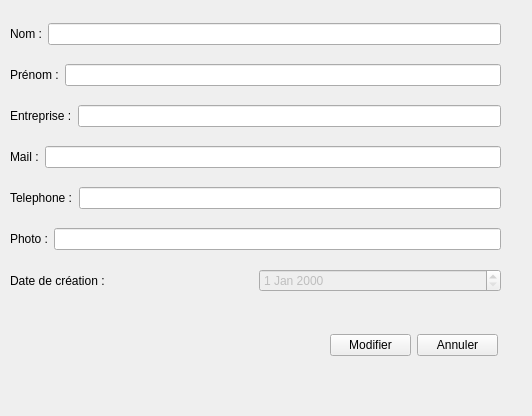
<?xml version="1.0" encoding="UTF-8"?>
<ui version="4.0">
 <class>ModificationContact</class>
 <widget class="QWidget" name="ModificationContact">
  <property name="geometry">
   <rect>
    <x>0</x>
    <y>0</y>
    <width>532</width>
    <height>416</height>
   </rect>
  </property>
  <property name="minimumSize">
   <size>
    <width>532</width>
    <height>416</height>
   </size>
  </property>
  <property name="maximumSize">
   <size>
    <width>532</width>
    <height>416</height>
   </size>
  </property>
  <property name="windowTitle">
   <string>Modification Contact</string>
  </property>
  <widget class="QWidget" name="verticalLayoutWidget">
   <property name="geometry">
    <rect>
     <x>10</x>
     <y>10</y>
     <width>491</width>
     <height>301</height>
    </rect>
   </property>
   <layout class="QVBoxLayout" name="verticalLayout">
    <item>
     <layout class="QHBoxLayout" name="horizontalLayout">
      <item>
       <widget class="QLabel" name="label">
        <property name="text">
         <string>Nom :</string>
        </property>
       </widget>
      </item>
      <item>
       <widget class="QLineEdit" name="NomEdit"/>
      </item>
     </layout>
    </item>
    <item>
     <layout class="QHBoxLayout" name="horizontalLayout_7">
      <item>
       <widget class="QLabel" name="label_7">
        <property name="text">
         <string>Prénom :</string>
        </property>
       </widget>
      </item>
      <item>
       <widget class="QLineEdit" name="PrenomEdit"/>
      </item>
     </layout>
    </item>
    <item>
     <layout class="QHBoxLayout" name="horizontalLayout_2">
      <item>
       <widget class="QLabel" name="label_2">
        <property name="text">
         <string>Entreprise :</string>
        </property>
       </widget>
      </item>
      <item>
       <widget class="QLineEdit" name="EntrepriseEdit"/>
      </item>
     </layout>
    </item>
    <item>
     <layout class="QHBoxLayout" name="horizontalLayout_3">
      <item>
       <widget class="QLabel" name="label_4">
        <property name="text">
         <string>Mail :</string>
        </property>
       </widget>
      </item>
      <item>
       <widget class="QLineEdit" name="MailEdit"/>
      </item>
     </layout>
    </item>
    <item>
     <layout class="QHBoxLayout" name="horizontalLayout_6">
      <item>
       <widget class="QLabel" name="label_6">
        <property name="text">
         <string>Telephone :</string>
        </property>
       </widget>
      </item>
      <item>
       <widget class="QLineEdit" name="TelEdit"/>
      </item>
     </layout>
    </item>
    <item>
     <layout class="QHBoxLayout" name="horizontalLayout_4">
      <item>
       <widget class="QLabel" name="label_3">
        <property name="text">
         <string>Photo :</string>
        </property>
       </widget>
      </item>
      <item>
       <widget class="QLineEdit" name="PhotoEdit"/>
      </item>
     </layout>
    </item>
    <item>
     <layout class="QHBoxLayout" name="horizontalLayout_5">
      <item>
       <widget class="QLabel" name="label_5">
        <property name="text">
         <string>Date de création :</string>
        </property>
       </widget>
      </item>
      <item>
       <widget class="QDateEdit" name="dateEdit">
        <property name="enabled">
         <bool>false</bool>
        </property>
       </widget>
      </item>
     </layout>
    </item>
   </layout>
  </widget>
  <widget class="QWidget" name="horizontalLayoutWidget">
   <property name="geometry">
    <rect>
     <x>330</x>
     <y>320</y>
     <width>168</width>
     <height>51</height>
    </rect>
   </property>
   <layout class="QHBoxLayout" name="horizontalLayout_8">
    <item>
     <widget class="QPushButton" name="ModifBTN">
      <property name="text">
       <string>Modifier</string>
      </property>
     </widget>
    </item>
    <item>
     <widget class="QPushButton" name="AnnulerBTN">
      <property name="text">
       <string>Annuler</string>
      </property>
     </widget>
    </item>
   </layout>
  </widget>
 </widget>
 <resources/>
 <connections/>
</ui>
